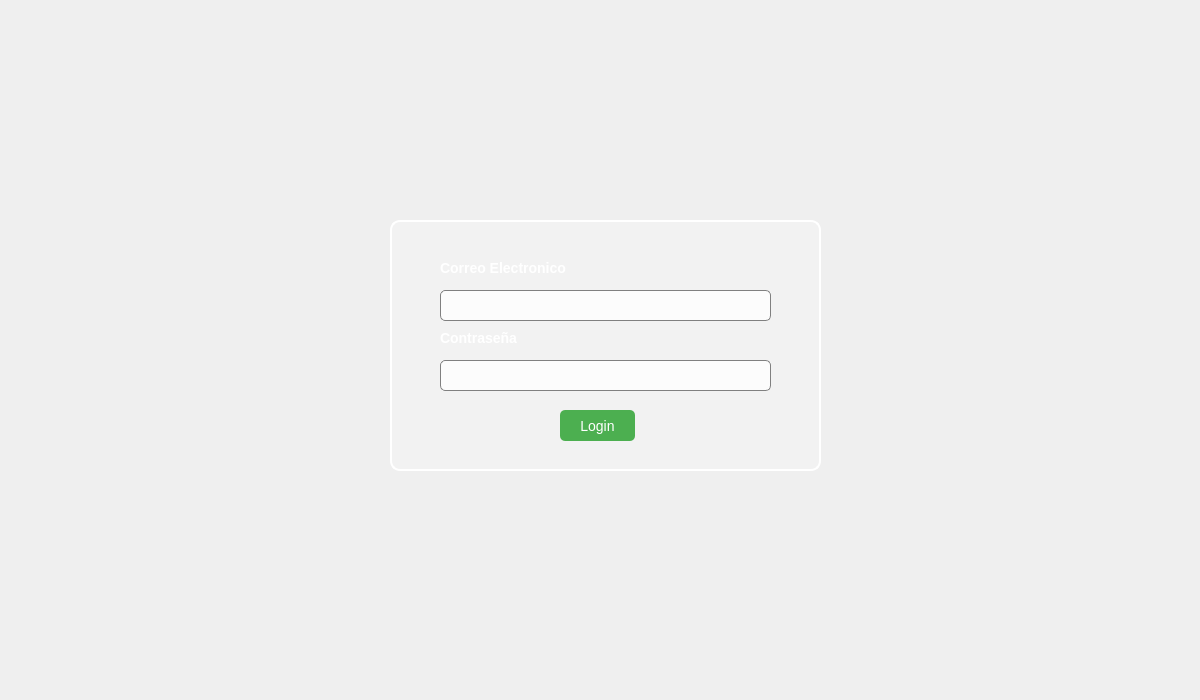
<?xml version="1.0" encoding="UTF-8"?>
<ui version="4.0">
 <class>MainWindow</class>
 <widget class="QMainWindow" name="MainWindow">
  <property name="geometry">
   <rect>
    <x>0</x>
    <y>0</y>
    <width>1200</width>
    <height>700</height>
   </rect>
  </property>
  <property name="minimumSize">
   <size>
    <width>1200</width>
    <height>700</height>
   </size>
  </property>
  <property name="maximumSize">
   <size>
    <width>1200</width>
    <height>700</height>
   </size>
  </property>
  <property name="windowTitle">
   <string>MainWindow</string>
  </property>
  <widget class="QWidget" name="centralwidget">
   <property name="minimumSize">
    <size>
     <width>1200</width>
     <height>700</height>
    </size>
   </property>
   <property name="maximumSize">
    <size>
     <width>1200</width>
     <height>700</height>
    </size>
   </property>
   <widget class="QLabel" name="label_background">
    <property name="geometry">
     <rect>
      <x>0</x>
      <y>0</y>
      <width>1200</width>
      <height>700</height>
     </rect>
    </property>
    <property name="minimumSize">
     <size>
      <width>1200</width>
      <height>700</height>
     </size>
    </property>
    <property name="maximumSize">
     <size>
      <width>1200</width>
      <height>700</height>
     </size>
    </property>
    <property name="text">
     <string/>
    </property>
    <property name="pixmap">
     <pixmap>resources/images/background/backgroundLogin.png</pixmap>
    </property>
    <property name="scaledContents">
     <bool>true</bool>
    </property>
   </widget>
   <widget class="QGroupBox" name="groupBox">
    <property name="geometry">
     <rect>
      <x>390</x>
      <y>220</y>
      <width>431</width>
      <height>251</height>
     </rect>
    </property>
    <property name="font">
     <font>
      <pointsize>26</pointsize>
     </font>
    </property>
    <property name="styleSheet">
     <string notr="true">QGroupBox {
    background-color: rgba(255, 255, 255, 0.2); 
    border: 2px solid white;  
    border-radius: 10px;  
    padding: 10px;
}

QLabel {
    color: white; 
    font-size: 14px;
    font-weight: bold;
}

QLineEdit {
    background-color: rgba(255, 255, 255, 0.8);
    border: 1px solid gray;
    border-radius: 5px;
    padding: 5px;
    font-size: 14px;
}

QPushButton {
    background-color: #4CAF50; 
    color: white;
    border-radius: 5px;
    padding: 5px;
    font-size: 14px;
}

QPushButton:hover {
    background-color: #45a049;
}
</string>
    </property>
    <property name="title">
     <string/>
    </property>
    <widget class="QLabel" name="correo_label">
     <property name="geometry">
      <rect>
       <x>50</x>
       <y>40</y>
       <width>181</width>
       <height>16</height>
      </rect>
     </property>
     <property name="font">
      <font>
       <pointsize>-1</pointsize>
       <bold>true</bold>
      </font>
     </property>
     <property name="text">
      <string>Correo Electronico</string>
     </property>
    </widget>
    <widget class="QLabel" name="contrasena_label">
     <property name="geometry">
      <rect>
       <x>50</x>
       <y>110</y>
       <width>111</width>
       <height>16</height>
      </rect>
     </property>
     <property name="text">
      <string>Contraseña</string>
     </property>
    </widget>
    <widget class="QLineEdit" name="input_correo">
     <property name="geometry">
      <rect>
       <x>50</x>
       <y>70</y>
       <width>331</width>
       <height>31</height>
      </rect>
     </property>
    </widget>
    <widget class="QLineEdit" name="input_contrasena">
     <property name="geometry">
      <rect>
       <x>50</x>
       <y>140</y>
       <width>331</width>
       <height>31</height>
      </rect>
     </property>
    </widget>
    <widget class="QPushButton" name="button_login">
     <property name="geometry">
      <rect>
       <x>170</x>
       <y>190</y>
       <width>75</width>
       <height>31</height>
      </rect>
     </property>
     <property name="text">
      <string>Login</string>
     </property>
    </widget>
   </widget>
  </widget>
 </widget>
 <resources/>
 <connections/>
</ui>
